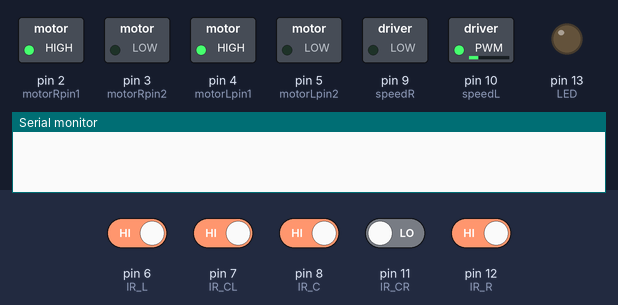
Bench run of a sketch on a simulated Arduino Uno, built with avr-gcc and run on an emulated ATmega328P. Shown: switched loads named in the sketch (green lamp = pin HIGH), output pins drawn as LEDs (lit = HIGH), the last lines printed to the serial monitor. The inputs (shaded band) are chosen by the test bench; at power-on: pin 6 (IR_L), pin 7 (IR_CL), pin 8 (IR_C), pin 12 (IR_R) HIGH, pin 11 (IR_CR) LOW.

Above: at 1.2 s.
1.3 s: pin 6 (IR_L) driven LOW
At 2.0 s:
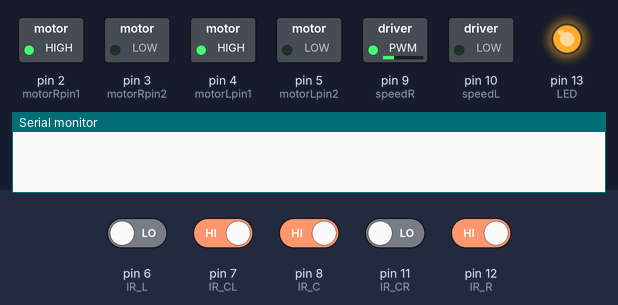
2.8 s: pin 6 (IR_L) driven HIGH
At 3.2 s:
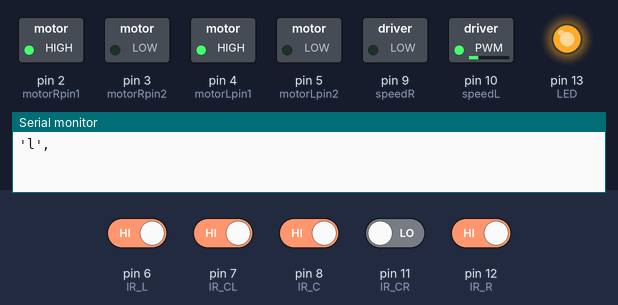
4.3 s: pin 8 (IR_C) driven LOW
At 5.5 s:
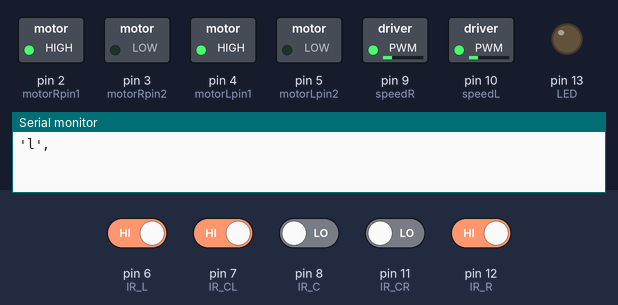
5.8 s: pin 12 (IR_R) driven LOW
At 6.6 s:
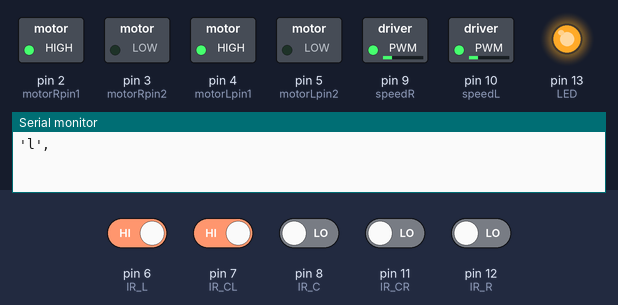
7.3 s: pin 8 (IR_C) driven HIGH
At 7.8 s:
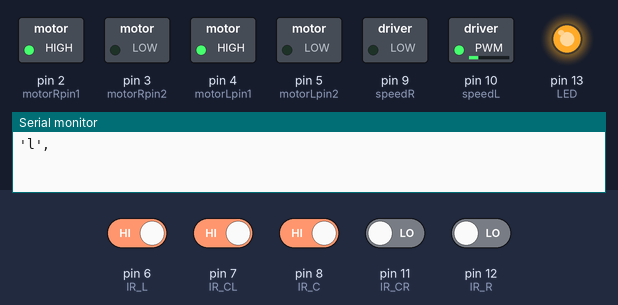
8.8 s: pin 11 (IR_CR) driven HIGH
At 10.1 s:
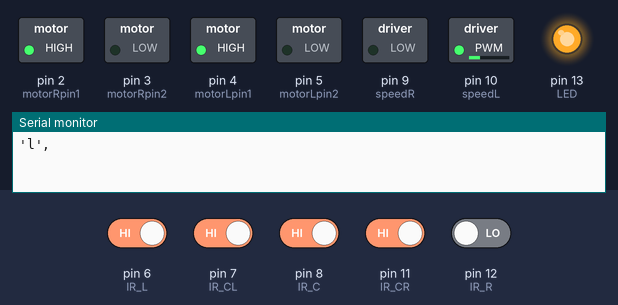
Timing chart, 0 to 11.3 s (numbered marks = the images above; inputs shaded):
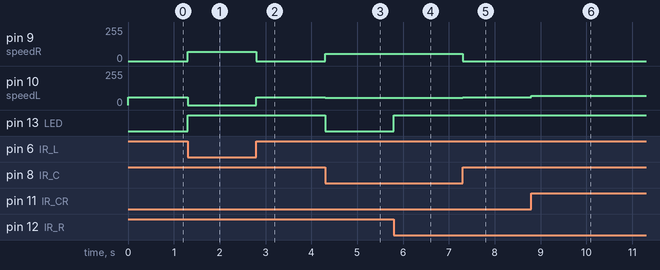

The sketch:

MazeRunner.ino
```cpp
/*
 Name:		MazeRunner.ino
 Created:	11/15/2021 11:35:36 AM
 Author:	suk
*/
//#include "IRreading.h"
//#include "directionControl.h"
#include "dryRun.h"


/*Indicators*/
int LED = 13;
//int indicator = 0;


void setup() {
	Serial.begin(9600);


	/*Motor Driver*/
	pinMode(motorLpin1, OUTPUT);
	pinMode(motorLpin2, OUTPUT);
	pinMode(motorRpin1, OUTPUT);
	pinMode(motorRpin2, OUTPUT);

	pinMode(speedL, OUTPUT);
	pinMode(speedR, OUTPUT);

	//anticlockwise
	digitalWrite(motorLpin1, HIGH); //left
	digitalWrite(motorLpin2, LOW); // left
	digitalWrite(motorRpin1, HIGH); //right
	digitalWrite(motorRpin2, LOW); //right


	/*IR sensors*/
	pinMode(IR_L, INPUT);
	pinMode(IR_CL, INPUT);
	pinMode(IR_CR, INPUT);
	pinMode(IR_R, INPUT);
	pinMode(IR_C, INPUT);


	/*Indicators*/
	pinMode(LED, OUTPUT);
}

// the loop function runs over and over again until power down or reset
void loop() {
	dryRun();
}
```

IRreading.h
```cpp
#include "directionControl.h"
#pragma once

int Av = 1;
int notAv = 0;

int leftDir = 0;
int straightDir = 0;
int rightDir = 0;
int backDir = 0;

int indicator = 0;
int switchX = 0;

char intDet;

int count = 0;
char mazeMap[100];

void availableDir() {

	int L_line = digitalRead(IR_L);
	int R_line = digitalRead(IR_R);
	int C_line = digitalRead(IR_C);

	int CL_read = digitalRead(IR_CL);
	int CR_read = digitalRead(IR_CR);

	if (L_line == A) {
		leftDir = Av;

		rightDir = notAv;
		straightDir = notAv;
		backDir = notAv;
	}
	else if (C_line == A || CL_read == A || CR_read == A) {
		straightDir = Av;

		leftDir = notAv;
		rightDir = notAv;
		backDir = notAv;
	}
	else if (R_line == A) {
		rightDir = Av;

		leftDir = notAv;
		straightDir = notAv;
		backDir = notAv;
	}
	else if (CR_read == NA && CL_read == NA && R_line == NA && L_line == NA && C_line == NA) {
		backDir = Av;

		leftDir = notAv;
		rightDir = notAv;
		straightDir = notAv;
	}

	/*Indicator*/
	if (L_line == A) {
		indicator = 1;
	}
	if (C_line == A && L_line == NA && R_line == NA) {
		indicator = 0;
	}
	if (C_line == A && L_line == A) {
		indicator = 1;
	}
	if (C_line == A && R_line == A) {
		indicator = 1;
		switchX = 1;
	}
	if (C_line == A && R_line == NA && switchX == 1) {
		intDet = 's';
		//Serial.println(intDet);

		count = count + 1;
		//Serial.println(count);

		mazeMap[count] = intDet;
		Serial.print("'");
		Serial.print(mazeMap[count]);
		Serial.print("'");
		Serial.print(", ");
		switchX = 0;
	}
	if (CR_read == NA && CL_read == NA && R_line == NA && L_line == NA && C_line == NA) {
		indicator = 1;
	}


	digitalWrite(13, indicator);
}
```

directionControl.h
```cpp
//#include "IRreading.h"
#pragma once

/*Motor Driver*/
int motorLpin1 = 4;
int motorLpin2 = 5;
int motorRpin1 = 2;
int motorRpin2 = 3;

int speedL = 10;
int speedR = 9;

/*Reading IRs*/
//IR Sensors
int IR_L = 6; //Left
int IR_CL = 7; //Centre left
int IR_C = 8; //Centre
int IR_CR = 11; //Centre right
int IR_R = 12; //Right

int A = 0;
int NA = 1;

int turnR = 0;
int turnL = 0;
int turnB = 0;
int turnS = 0;

int switchL = 0;
int switchR = 0;
int switchB = 0;
int switchS = 0;


/*Turning Left*/
void turnLeft() {
	analogWrite(speedR, 70);
	analogWrite(speedL, 0);
	//Serial.print("Turning Left: ");
	turnL = 1;
	//Serial.println(turnL);
	switchL = 1;
}


/*Turning Right*/
void turnRight() {
	analogWrite(speedR, 0);
	analogWrite(speedL, 70);
	//Serial.print("Turning right: ");
	turnR = 1;
	//Serial.println(turnR);
	switchR = 1;
}


/*Nudging to not stray from path*/
void nudgeLeft() {
	analogWrite(speedR, 58);
	analogWrite(speedL, 0);
	//Serial.print("Nudging Left");
}

void nudgeRight() {
	analogWrite(speedR, 0);
	analogWrite(speedL, 58);
	//Serial.print("Nudging Right");
}

void headStraight() {
	analogWrite(speedR, 56);
	analogWrite(speedL, 56);
	//Serial.println("Heading Straight");
	turnS = 1;
	switchS = 1;
}

void followLine() {
	int CL_read = digitalRead(IR_CL);
	int CR_read = digitalRead(IR_CR);
	int C_read = digitalRead(IR_C);


	if (C_read == A) {
		headStraight();
	}
	else if (CL_read == A && CR_read == NA && C_read == NA) {
		nudgeLeft();
	}
	else if (CL_read == NA && CR_read == A && C_read == NA) {
		nudgeRight();
	}
}


/*Turning Back (u-turn)*/
void uTurn() {
	analogWrite(speedL, 50);
	analogWrite(speedR, 0);
	//Serial.print("U turn: ");
	turnB = 1;
	//Serial.println(turnB);
	switchB = 1;
}


/*Stop moving*/
void stopMoving() {
	analogWrite(speedR, 0);
	analogWrite(speedL, 0);
	//Serial.println("Stopped moving");
}
```

dryRun.h
```cpp
#include "IRreading.h"
#include "savingDirections.h"
#pragma once


void dryRun() {
	availableDir();

	if (leftDir == Av) {
		turnLeft();
	}
	else if (straightDir == Av) {
		followLine();
	}
	else if (rightDir == Av) {
		turnRight();
	}
	else if (backDir == Av) {
		stopMoving();
	}

	intersectionDetector();

	/*for (int i = 0; i < 50; i++) {
		mazeMap[count] = intDet;
		Serial.print("'");
		Serial.print(mazeMap[count]);
		Serial.print("'");
		Serial.print(", ");
	}*/
}
```

savingDirections.h
```cpp
#include "IRreading.h"
#pragma once


void intersectionDetector() {
	availableDir();

	if (turnL != 1 && switchL == 1) {
		intDet = 'l';
		//Serial.println(intDet);

		count = count + 1;
		//Serial.println(count);

		mazeMap[count] = intDet;
		Serial.print("'");
		Serial.print(mazeMap[count]);
		Serial.print("'");
		Serial.print(", ");
		switchL = 0;
	}
	if (turnS != 1 && switchS == 1 && turnL != 1 && switchL == 1) {
		//intDet = 's';
		//Serial.println(intDet);

		/*count = count + 1;
		//Serial.println(count);
		mazeMap[count] = intDet;
		Serial.print("'");
		Serial.print(mazeMap[count]);
		Serial.print("'");
		Serial.print(", ");*/
		switchS = 0;
	}
	else if (turnR != 1 && switchR == 1) {
		intDet = 'r';
		//Serial.println(intDet);

		count = count + 1;
		//Serial.println(count);
		mazeMap[count] = intDet;
		Serial.print("'");
		Serial.print(mazeMap[count]);
		Serial.print("'");
		Serial.print(", ");
		switchR = 0;
	}
	else if (turnB != 1 && switchB == 1) {
		intDet = 'b';
		//Serial.println(intDet);

		count = count + 1;
		//Serial.println(count);
		mazeMap[count] = intDet;
		Serial.print("'");
		Serial.print(mazeMap[count]);
		Serial.print("'");
		Serial.print(", ");
		switchB = 0;
	}


	turnL = 0;
	turnR = 0;
	turnB = 0;
	turnS = 0;

	/*Serial.print("'");
	Serial.print(mazeMap[count]);
	Serial.print("'");
	Serial.print(", ");*/
}
```

Measured:
- after the input at 1.3 s, pin 9 (speedR): 0/255 → 70/255 at once; pin 10 (speedL): 58/255 → 0/255 at once; pin 13 (LED): LOW → HIGH at once
- after the input at 2.8 s, pin 9 (speedR): 70/255 → 0/255 at once; pin 10 (speedL): 0/255 → 58/255 at once
- after the input at 4.3 s, pin 9 (speedR): 0/255 → 56/255 at once; pin 10 (speedL): 58/255 → 56/255 at once; pin 13 (LED): HIGH → LOW at once
- after the input at 5.8 s, pin 13 (LED): LOW → HIGH at once
- after the input at 7.3 s, pin 9 (speedR): 56/255 → 0/255 at once; pin 10 (speedL): 56/255 → 58/255 at once
- after the input at 8.8 s, pin 10 (speedL): 58/255 → 70/255 at once
